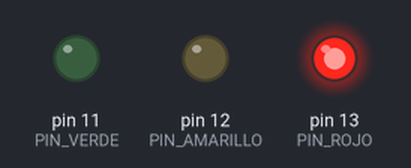
Bench run of a sketch on a simulated Arduino Uno, built with avr-gcc and run on an emulated ATmega328P. Shown: output pins drawn as LEDs (lit = HIGH).

Above: at 3.0 s.
At 7.0 s:
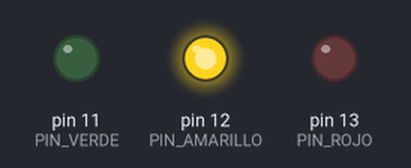
At 10.0 s:
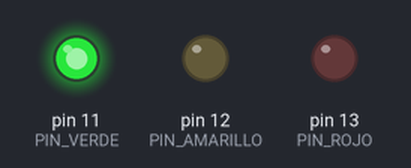
Timing chart, 0 to 15.6 s (numbered marks = the images above):
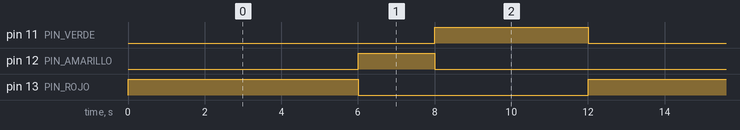

The sketch:

semaforo.ino
```cpp
// Definición de pines para los LEDs
const int PIN_ROJO = 13;
const int PIN_AMARILLO = 12;
const int PIN_VERDE = 11;

void setup() {
  // Configuración de los pines como salidas
  pinMode(PIN_ROJO, OUTPUT);
  pinMode(PIN_AMARILLO, OUTPUT);
  pinMode(PIN_VERDE, OUTPUT);
}

void loop() {
  // Fase 1: Luz Roja
  encenderLuzRoja();
  delay(6000);  // Esperar 6 segundos

  // Fase 2: Luz Amarilla
  encenderLuzAmarilla();
  delay(2000);  // Esperar 2 segundos

  // Fase 3: Luz Verde
  encenderLuzVerde();
  delay(4000);  // Esperar 4 segundos
}

void encenderLuzRoja() {
  digitalWrite(PIN_ROJO, HIGH);
  digitalWrite(PIN_AMARILLO, LOW);
  digitalWrite(PIN_VERDE, LOW);
}

void encenderLuzAmarilla() {
  digitalWrite(PIN_ROJO, LOW);
  digitalWrite(PIN_AMARILLO, HIGH);
  digitalWrite(PIN_VERDE, LOW);
}

void encenderLuzVerde() {
  digitalWrite(PIN_ROJO, LOW);
  digitalWrite(PIN_AMARILLO, LOW);
  digitalWrite(PIN_VERDE, HIGH);
}
```

Measured:
- by itself, pin 11 (PIN_VERDE): alternates HIGH for 4.0 s and LOW for 8.0 s
- by itself, pin 12 (PIN_AMARILLO): alternates HIGH for 2.0 s and LOW for 10.0 s
- by itself, pin 13 (PIN_ROJO): alternates HIGH for 6.0 s and LOW for 6.0 s
